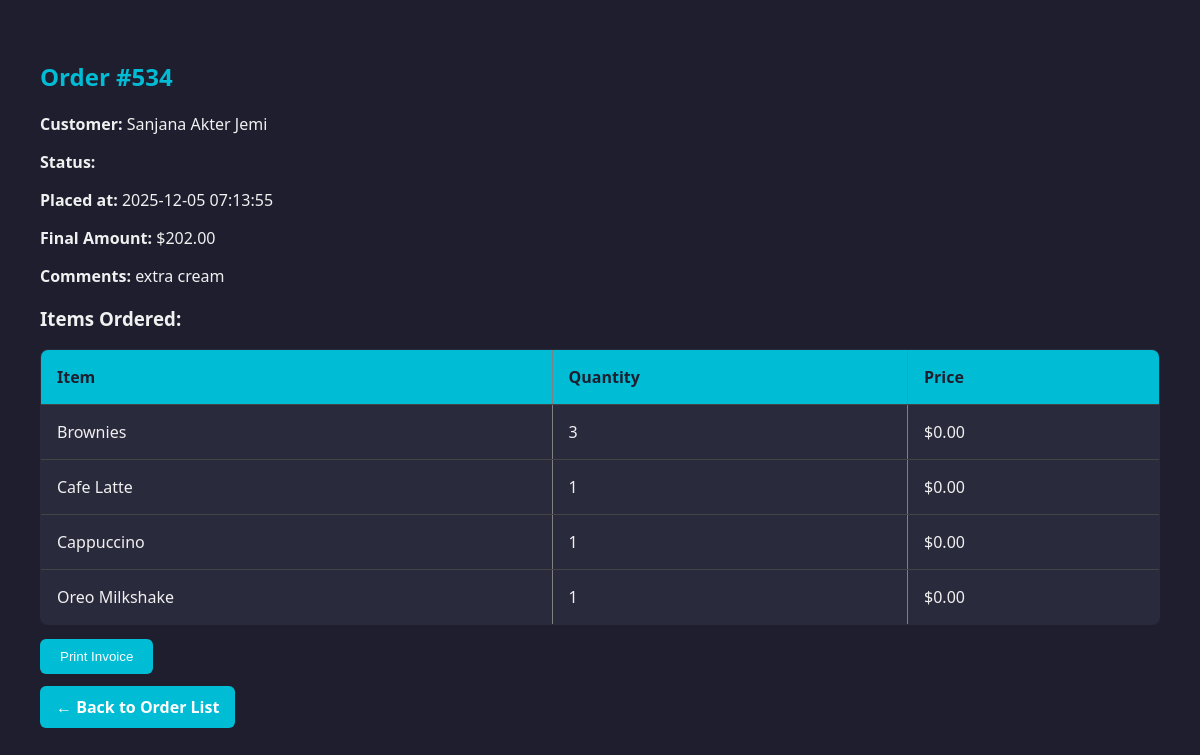
The page /admin/order/view?id=534 (signed in) on the database its author committed.
### tables this page shows
CREATE TABLE `order` (
  `order_id` int(15) UNSIGNED NOT NULL,
  `customer_id` int(6) UNSIGNED NOT NULL,
  `status` varchar(50) DEFAULT NULL,
  `placed_at` datetime NOT NULL DEFAULT current_timestamp(),
  `comments` text DEFAULT NULL,
  `final_amount` decimal(8,2) NOT NULL,
  `waiting_time` int(11) DEFAULT NULL,
  `feedback` text DEFAULT NULL
);

CREATE TABLE `customer` (
  `customer_id` int(11) UNSIGNED NOT NULL,
  `name` varchar(25) NOT NULL DEFAULT 'Not Null',
  `email` varchar(55) NOT NULL,
  `password_hash` text NOT NULL DEFAULT 'Not Null',
  `account_status` varchar(15) DEFAULT NULL,
  `avatar` varchar(255) DEFAULT NULL
);

CREATE TABLE `order_item` (
  `order_item_id` int(15) UNSIGNED NOT NULL,
  `order_id` int(15) UNSIGNED NOT NULL,
  `menu_item_id` int(15) UNSIGNED NOT NULL,
  `unit_price` decimal(6,2) NOT NULL,
  `total_price` decimal(8,2) NOT NULL,
  `quantity` int(15) NOT NULL
);

CREATE TABLE `menu_item` (
  `menu_item_id` int(5) UNSIGNED NOT NULL,
  `name` varchar(25) NOT NULL,
  `variant_type` varchar(20) DEFAULT NULL,
  `description` text DEFAULT NULL,
  `image_url` text DEFAULT NULL,
  `price` decimal(6,2) NOT NULL,
  `category` varchar(25) DEFAULT NULL,
  `ingredients` text DEFAULT NULL,
  `status` enum('published','unpublished') DEFAULT 'published',
  `is_deal` tinyint(1) DEFAULT 0
);

### app/controllers/AdminController.php (called while the page is built, shortened)
<?php
class AdminController
{
    public function orderView()
    {
        $orderId = $_GET['id'] ?? null;
        $order = OrderModel::getOrderDetails($orderId);
        View::render('admin.order_view', ['order' => $order]);
    }
}

### index.php (called while the page is built, shortened)
<?php
require_once __DIR__ . '/app/core/Router.php';

### app/models/OrderModel.php (called while the page is built, shortened)
<?php
class OrderModel
{
    public static function getOrderDetails($orderId): array
    {
        try {
            $db = Database::connect();
            $stmt = $db->prepare("
            SELECT o.*, c.name AS customer_name, c.email
            FROM `order` o
            JOIN customer c ON o.customer_id = c.customer_id
            WHERE o.order_id = :order_id
        ");
            $stmt->execute([':order_id' => $orderId]);
            $order = $stmt->fetch(PDO::FETCH_ASSOC);
            $stmtItems = $db->prepare("
            SELECT oi.quantity, oi.unit_price AS price, m.name AS item_name
            FROM order_item oi
            JOIN menu_item m ON oi.menu_item_id = m.menu_item_id
            WHERE oi.order_id = :order_id
        ");
            $stmtItems->execute([':order_id' => $orderId]);
            $order['items'] = $stmtItems->fetchAll(PDO::FETCH_ASSOC);
            return $order;
        } catch (PDOException $e) {
            error_log("OrderModel::getOrderDetails error: " . $e->getMessage());
            return [];
        }
    }
}

### app/views/admin/order_view.php (the view, shortened to what this page needs)
<!DOCTYPE html>
<html lang="en">
<head>
  <link rel="stylesheet" href="\quick_serve\assets\css\admin\order_view.css"/>
</head>
<body>
<h2>Order #<?= $order['order_id'] ?></h2>
<p><strong>Customer:</strong> <?= $order['customer_name'] ?></p>
<p><strong>Status:</strong> <?= $order['status'] ?></p>
<p><strong>Placed at:</strong> <?= $order['placed_at'] ?></p>
<p><strong>Final Amount:</strong> $<?= $order['final_amount'] ?></p>
<p><strong>Comments:</strong> <?= $order['comments'] ?></p>
<h3>Items Ordered:</h3>
<table border="1" cellpadding="8" cellspacing="0">
  <tr>
    <th>Item</th>
    <th>Quantity</th>
    <th>Price</th>
  </tr>
  <?php foreach ($order['items'] as $item): ?>
    <tr>
      <td><?= $item['item_name'] ?></td>
      <td><?= $item['quantity'] ?></td>
      <td>$<?= $item['price'] ?></td>
    </tr>
  <?php endforeach; ?>
</table>
  <button onclick="window.print()" style="margin-top: 1em; background:#00bcd4; color:white; padding:10px 20px; border:none; border-radius:6px;">
   Print Invoice
</button>
<div class="back-link-container">
<a href="/quick_serve/admin/order/list" class="back">← Back to Order List</a>
</div>
</body>
</html>

### assets/css/admin/order_view.css (style rules this page uses)
body { font-family: 'Segoe UI', sans-serif; background-color: #1e1e2f; color: #f0f0f0; padding: 2em; }
h2 { color: #00bcd4; }
table { width: 100%; border-collapse: collapse; background-color: #2a2a3d; margin-top: 1em; border-radius: 8px; overflow: hidden; }
th, td { padding: 1em; border-bottom: 1px solid #444; text-align: left; }
th { background-color: #00bcd4; color: #1e1e2f; }
.back { display: inline-block; margin-top: 12px; padding: 10px 16px; background-color:#00bcd4;; color: #fff; text-decoration: none; border-radius: 6px; font-weight: bold; transition: background-color 0.3s ease; }

### rows shown on the page
order: order_id "534", customer.name "Sanjana Akter Jemi", placed_at "2025-12-05 07:13:55", final_amount "202.00", comments "extra cream"
order_item: menu_item.name "Brownies", quantity "3", unit_price "0.00"
order_item: menu_item.name "Cafe Latte", quantity "1", unit_price "0.00"
order_item: menu_item.name "Cappuccino", quantity "1", unit_price "0.00"
order_item: menu_item.name "Oreo Milkshake", quantity "1", unit_price "0.00"
